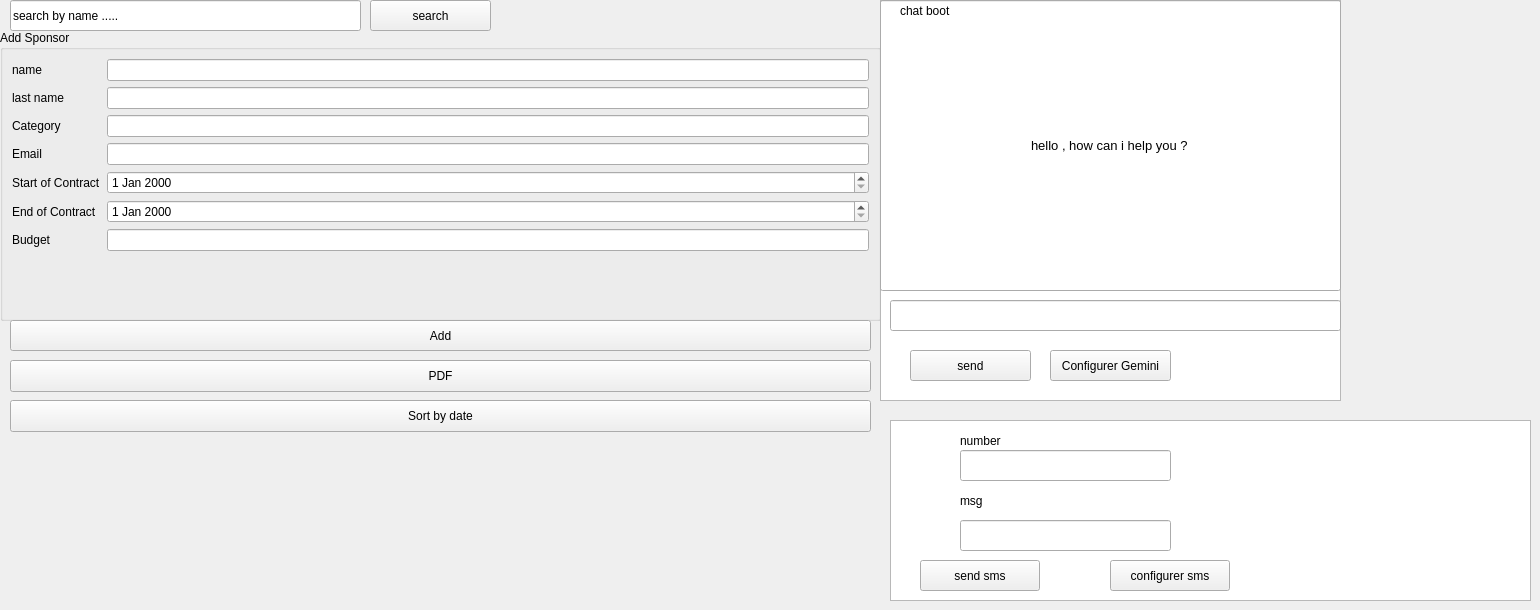
        <widget class="QWidget" name="tabAdd_4">
         <attribute name="title">
          <string>Add</string>
         </attribute>
         <widget class="QGroupBox" name="formBoxAdd_3">
          <property name="geometry">
           <rect>
            <x>0</x>
            <y>30</y>
            <width>881</width>
            <height>291</height>
           </rect>
          </property>
          <property name="title">
           <string>Add Sponsor</string>
          </property>
          <layout class="QFormLayout" name="formLayoutAdd_3">
           <item row="1" column="0">
            <widget class="QLabel" name="label_64">
             <property name="text">
              <string>last name</string>
             </property>
            </widget>
           </item>
           <item row="1" column="1">
            <widget class="QLineEdit" name="prenom"/>
           </item>
           <item row="2" column="0">
            <widget class="QLabel" name="label_65">
             <property name="text">
              <string>Category</string>
             </property>
            </widget>
           </item>
           <item row="2" column="1">
            <widget class="QLineEdit" name="categorie"/>
           </item>
           <item row="3" column="0">
            <widget class="QLabel" name="label_66">
             <property name="text">
              <string>Email</string>
             </property>
            </widget>
           </item>
           <item row="3" column="1">
            <widget class="QLineEdit" name="email"/>
           </item>
           <item row="4" column="0">
            <widget class="QLabel" name="label_67">
             <property name="text">
              <string>Start of Contract</string>
             </property>
            </widget>
           </item>
           <item row="4" column="1">
            <widget class="QDateEdit" name="debut"/>
           </item>
           <item row="5" column="0">
            <widget class="QLabel" name="label_68">
             <property name="text">
              <string>End of Contract</string>
             </property>
            </widget>
           </item>
           <item row="5" column="1">
            <widget class="QDateEdit" name="fin"/>
           </item>
           <item row="6" column="0">
            <widget class="QLabel" name="label_69">
             <property name="text">
              <string>Budget</string>
             </property>
            </widget>
           </item>
           <item row="6" column="1">
            <widget class="QLineEdit" name="budget"/>
           </item>
           <item row="0" column="1">
            <widget class="QLineEdit" name="nom"/>
           </item>
           <item row="0" column="0">
            <widget class="QLabel" name="label_63">
             <property name="text">
              <string>name</string>
             </property>
            </widget>
           </item>
          </layout>
         </widget>
         <widget class="QPushButton" name="pushButton_23">
          <property name="geometry">
           <rect>
            <x>10</x>
            <y>320</y>
            <width>861</width>
            <height>31</height>
           </rect>
          </property>
          <property name="text">
           <string>Add</string>
          </property>
         </widget>
         <widget class="QPushButton" name="pushButton_35">
          <property name="geometry">
           <rect>
            <x>10</x>
            <y>360</y>
            <width>861</width>
            <height>32</height>
           </rect>
          </property>
          <property name="text">
           <string>PDF</string>
          </property>
         </widget>
         <widget class="QPushButton" name="pushButton_37">
          <property name="geometry">
           <rect>
            <x>10</x>
            <y>400</y>
            <width>861</width>
            <height>32</height>
           </rect>
          </property>
          <property name="text">
           <string>Sort by date</string>
          </property>
         </widget>
         <widget class="QLineEdit" name="searchEdit_7">
          <property name="geometry">
           <rect>
            <x>10</x>
            <y>0</y>
            <width>351</width>
            <height>31</height>
           </rect>
          </property>
          <property name="text">
           <string>search by name .....</string>
          </property>
          <property name="placeholderText">
           <string>Search by name or platform</string>
          </property>
         </widget>
         <widget class="QPushButton" name="pushButton_24">
          <property name="geometry">
           <rect>
            <x>370</x>
            <y>0</y>
            <width>121</width>
            <height>31</height>
           </rect>
          </property>
          <property name="text">
           <string>search</string>
          </property>
         </widget>
         <widget class="QTableWidget" name="tableWidget_2">
          <property name="geometry">
           <rect>
            <x>880</x>
            <y>0</y>
            <width>461</width>
            <height>401</height>
           </rect>
          </property>
         </widget>
         <widget class="QLineEdit" name="lineEdit">
          <property name="geometry">
           <rect>
            <x>880</x>
            <y>0</y>
            <width>461</width>
            <height>291</height>
           </rect>
          </property>
          <property name="minimumSize">
           <size>
            <width>461</width>
            <height>291</height>
           </size>
          </property>
          <property name="maximumSize">
           <size>
            <width>461</width>
            <height>291</height>
           </size>
          </property>
          <property name="font">
           <font>
            <family>Arial</family>
            <pointsize>10</pointsize>
            <italic>false</italic>
            <bold>false</bold>
           </font>
          </property>
          <property name="toolTip">
           <string>&lt;html&gt;&lt;head/&gt;&lt;body&gt;&lt;p align=&quot;justify&quot;&gt;&lt;br/&gt;&lt;/p&gt;&lt;/body&gt;&lt;/html&gt;</string>
          </property>
          <property name="styleSheet">
           <string notr="true"># Définir une classe CSS réutilisable
STYLE_SHEET = &quot;&quot;&quot;
    .large-text {
        font-size: 16px;
        font-family: Segoe UI, Arial;
    }
    
    .response-area {
        font-size: 15px;
        background-color: #e8f4f8;
        padding: 8px;
        border: 1px solid #ccc;
        border-radius: 4px;
    }
&quot;&quot;&quot;
# Au lieu de ça :
self.setStyleSheet(&quot;font-size: 16px;&quot;)

# Essayez ça :
self.setStyleSheet(&quot;&quot;&quot;
    QWidget {
        font-size: 16px;
        font-family: Arial;
    }
    QLabel, QLineEdit, QTextEdit, QPushButton {
        font-size: 16px;
    }
&quot;&quot;&quot;)

self.setStyleSheet(STYLE_SHEET)

# Appliquer aux widgets
self.line_edit.setProperty(&quot;class&quot;, &quot;large-text&quot;)
self.response_label.setProperty(&quot;class&quot;, &quot;response-area&quot;)</string>
          </property>
          <property name="text">
           <string>hello , how can i help you ?</string>
          </property>
          <property name="cursorPosition">
           <number>28</number>
          </property>
          <property name="alignment">
           <set>Qt::AlignmentFlag::AlignCenter</set>
          </property>
         </widget>
         <widget class="QLineEdit" name="lineEdit_2">
          <property name="geometry">
           <rect>
            <x>890</x>
            <y>300</y>
            <width>451</width>
            <height>31</height>
           </rect>
          </property>
         </widget>
         <widget class="QPushButton" name="pushButton_25">
          <property name="geometry">
           <rect>
            <x>910</x>
            <y>350</y>
            <width>121</width>
            <height>31</height>
           </rect>
          </property>
          <property name="text">
           <string>send</string>
          </property>
         </widget>
         <widget class="QLabel" name="label_70">
          <property name="geometry">
           <rect>
            <x>900</x>
            <y>0</y>
            <width>81</width>
            <height>21</height>
           </rect>
          </property>
          <property name="text">
           <string>chat boot</string>
          </property>
         </widget>
         <widget class="QTableWidget" name="tableWidget_3">
          <property name="geometry">
           <rect>
            <x>890</x>
            <y>420</y>
            <width>641</width>
            <height>181</height>
           </rect>
          </property>
         </widget>
         <widget class="QLineEdit" name="lineEdit_3">
          <property name="geometry">
           <rect>
            <x>960</x>
            <y>450</y>
            <width>211</width>
            <height>31</height>
           </rect>
          </property>
         </widget>
         <widget class="QLineEdit" name="lineEdit_4">
          <property name="geometry">
           <rect>
            <x>960</x>
            <y>520</y>
            <width>211</width>
            <height>31</height>
           </rect>
          </property>
         </widget>
         <widget class="QLabel" name="label_80">
          <property name="geometry">
           <rect>
            <x>960</x>
            <y>430</y>
            <width>81</width>
            <height>21</height>
           </rect>
          </property>
          <property name="text">
           <string>number</string>
          </property>
         </widget>
         <widget class="QLabel" name="label_81">
          <property name="geometry">
           <rect>
            <x>960</x>
            <y>490</y>
            <width>81</width>
            <height>21</height>
           </rect>
          </property>
          <property name="text">
           <string>msg</string>
          </property>
         </widget>
         <widget class="QPushButton" name="pushButton_26">
          <property name="geometry">
           <rect>
            <x>920</x>
            <y>560</y>
            <width>120</width>
            <height>31</height>
           </rect>
          </property>
          <property name="text">
           <string>send sms</string>
          </property>
         </widget>
         <widget class="QPushButton" name="btnConfigSMS">
          <property name="geometry">
           <rect>
            <x>1110</x>
            <y>560</y>
            <width>120</width>
            <height>31</height>
           </rect>
          </property>
          <property name="text">
           <string>configurer sms</string>
          </property>
         </widget>
         <widget class="QPushButton" name="ConfigurerGemini">
          <property name="geometry">
           <rect>
            <x>1050</x>
            <y>350</y>
            <width>121</width>
            <height>31</height>
           </rect>
          </property>
          <property name="text">
           <string>Configurer Gemini</string>
          </property>
         </widget>
        </widget>
